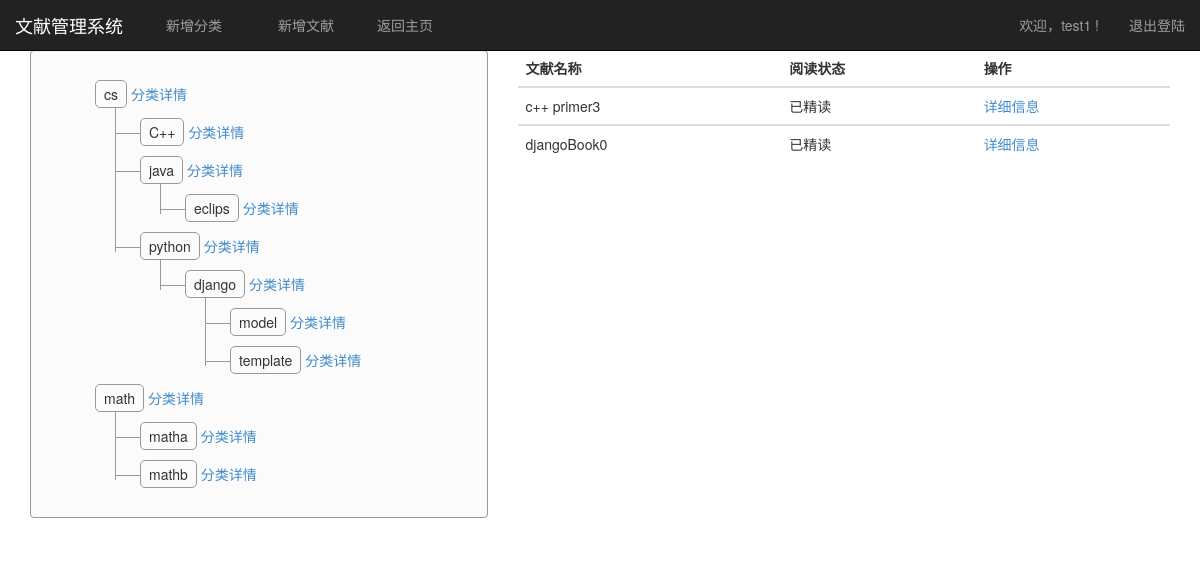
The page /index/ (signed in) on the database as committed earlier.
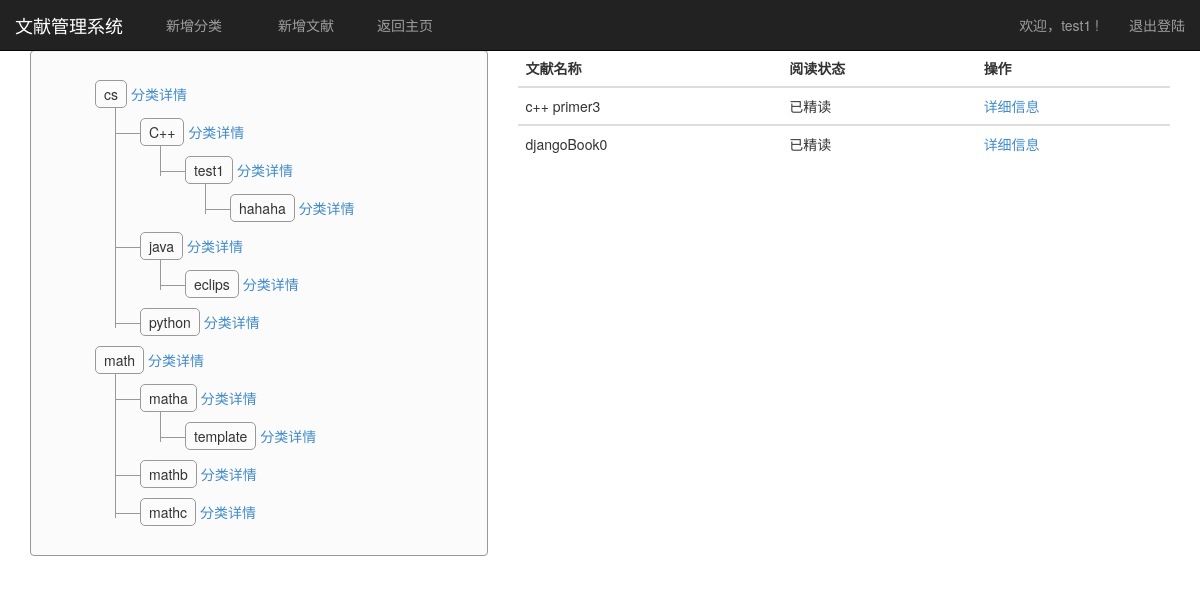
The same page on the database as committed later.
### users/models.py (models this page shows)
class SortTree(models.Model):
	parendid = models.IntegerField()
	key = models.CharField(max_length=300)
	level = models.IntegerField()
	owner = models.IntegerField()
	value = models.CharField(max_length=300)
	pathvalue = models.CharField(max_length=300)

### users/views.py (the view)
# urls.py: url(r'^index/$',views.indexPage),
def indexPage(request):
    userid=getUserID(request)
    if userid==None:
        return render_to_response("users/login.html",{'error_notlogin':True})
    classList = SortTree.objects.filter(owner=userid).order_by("pathvalue")
    tablehtml = makehtml(classList)
    docList = Docs.objects.filter(owner=userid).order_by("-id")
    username=getUsername(userid)
    return render_to_response("users/index.html",{'classList':classList,'tablehtml':tablehtml,'docList':docList,'username':username})

### users/views.py (called while the page is built)
def getUserID(request):
    try:
        userid = request.session['user']
        if userid == None:
            return None
        else:
            return userid
    except:
        return None

def getUsername(num):
    tempuser=Users.objects.get(id=num)
    return tempuser.username

def gao(xid):
    global html,treeinfo,ddata
    html+="<li>"
    html+="\n<span><i class=\"icon-leaf\"></i>"+ddata[xid].value+"</span>"+"<a href=\"/classdetail/"+str(xid)+"/cur\">"+" 分类详情</a>"
    if xid in treeinfo:
        html+="<ul>"
        for yid in treeinfo[xid]:
            gao(yid)
        html+="</ul>"
    html+="</li>"
    return

def makehtml(classList):
    global html,treeinfo,ddata
    treeinfo={}
    ddata={}
    for i in range(len(classList)):
        ddata[classList[i].id]=classList[i]
    for x in classList:
        if x.parendid in treeinfo:
            treeinfo[x.parendid]+=[x.id]
        else:
            treeinfo[x.parendid]=[x.id]
    html="<ul>"
    for x in classList:
        if x.level==1:
            gao(x.id)
    html+="</ul>"
    return html

### users/templates/users/index.html (shortened to what this page needs)
<!DOCTYPE html>
{% load static %}
<html lang="en"><head><meta http-equiv="Content-Type" content="text/html; charset=UTF-8">
 <link href="{% static 'users/css/bootstrap.min.css' %}" rel="stylesheet">
	<link rel="stylesheet" type="text/css" href="{% static 'users/css/bootstrap.min.css' %}" />
    <link href="{% static 'users/css/starter-template.css' %}" rel="stylesheet">
    <link href="{% static 'users/css/style.css' %}" rel="stylesheet">
  </head>
  <body>
<nav class="navbar navbar-fixed-top navbar-inverse" role="navigation">
  <div class="container-fluid">
    <div class="navbar-header">
      <a class="navbar-brand" href="#">文献管理系统</a>
    </div>
    <div class="collapse navbar-collapse" id="bs-example-navbar-collapse-1">
      <ul class="nav navbar-nav">
      <form action="/newclass/" class="navbar-form navbar-left">
				<button type="button" class="btn btn-link" data-toggle="modal" data-target="#myModal">
  					新增分类
				</button>
	  	</form>
	  	<form action="/newclass/" class="navbar-form navbar-left" data-toggle="modal" data-target="#myModal2">
				<button type="button" class="btn btn-link">
  					新增文献
				</button>
	  	</form>
        <li><a href="/index/">返回主页</a></li>
      </ul>
      <ul class="nav navbar-nav navbar-right">
      		<li><a href="#">欢迎，{{username}} ! </a></li>
            <li><a href="/logout/">退出登陆</a></li>
          </ul>
    </div>
  </div>
</nav>
    <div class="container">
	  <div class="row">
        <div class="col-md-5">
<div class="tree well">
{% autoescape off %}
	{{tablehtml}}
{% endautoescape %}
</div>
		</div>
        <div class="col-md-7">
			<table class="table table-hover">
            <thead>
              <tr>
                <th>文献名称</th>
                <th>阅读状态</th>
                <th>操作</th>
              </tr>
            </thead>
            {% for doc in docList %}
            <tbody>
              <tr>
                <td>{{doc.docname}}</td>
                <td>{{doc.readstatus}}</td>
                <td>
                	<a href="/docdetail/{{doc.id}}">详细信息</a>
	  				</td>
              </tr>
            </tbody>
            {% empty %}
				<div class="alert alert-info" role="alert">
        		<strong>还没有文献，快去添加把！</strong>
      		</div>
          	{% endfor %}
          </table>
		</div>
		</div>
    </div>
</body></html>

Rows that differ between the two databases and show on the page:
no longer on this page (row unchanged): SortTree: value "cs 分类详情 C++ 分类详情 java 分类详情 eclips 分类详情 python 分类详情 django 分类详情 model 分类详情 template 分类详情 math 分类详情 matha 分类详情 mathb 分类详情"
added SortTree: value "cs 分类详情 C++ 分类详情 test1 分类详情 hahaha 分类详情 java 分类详情 eclips 分类详情 python 分类详情 math 分类详情 matha 分类详情 template 分类详情 mathb 分类详情 mathc 分类详情"
